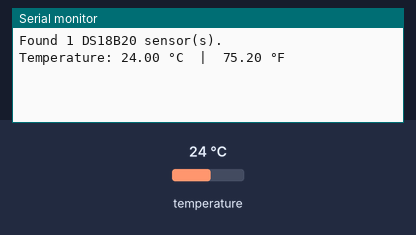
Recording of a sketch running on a simulated Arduino Uno, built with avr-gcc and run on an emulated ATmega328P. Shown: the last lines printed to the serial monitor. Inputs (shaded band) come from the test bench; at power-on: temperature 24 °C.

Above: at 1.5 s.
1.6 s: temperature set to 12 °C
At 3.4 s:
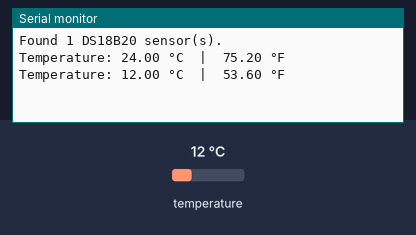
3.7 s: temperature set to 19 °C
At 5.2 s:
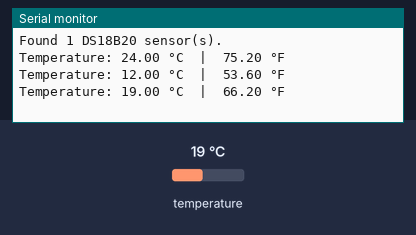
Timing chart, 0 to 6.7 s (numbered marks = the images above; inputs shaded):
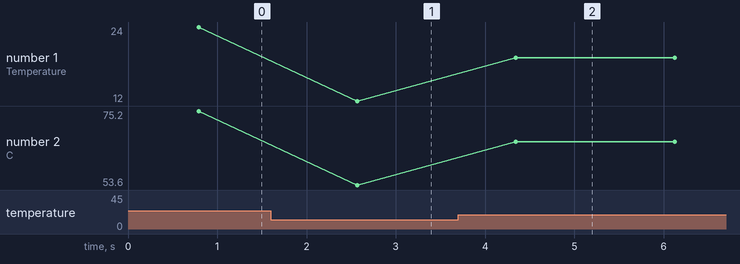

The sketch:

db18b20_temp_sensor_code.ino
```cpp
#include <OneWire.h>
#include <DallasTemperature.h>

// GPIO pin connected to the DS18B20 data line
#define ONE_WIRE_BUS 4

OneWire oneWire(ONE_WIRE_BUS);
DallasTemperature sensors(&oneWire);

void setup() {
  Serial.begin(115200);
  pinMode(ONE_WIRE_BUS, INPUT_PULLUP);  // Enable internal pull-up
  sensors.begin();

  int deviceCount = sensors.getDeviceCount();
  Serial.print("Found ");
  Serial.print(deviceCount);
  Serial.println(" DS18B20 sensor(s).");

  if (deviceCount == 0) {
    Serial.println("No sensors found. Check wiring and pull-up resistor.");
  }
}

void loop() {
  sensors.requestTemperatures(); // Send command to get temperatures

  float tempC = sensors.getTempCByIndex(0);
  float tempF = sensors.getTempFByIndex(0);

  if (tempC == DEVICE_DISCONNECTED_C) {
    Serial.println("Error: Could not read temperature data");
  } else {
    Serial.print("Temperature: ");
    Serial.print(tempC);
    Serial.print(" °C  |  ");
    Serial.print(tempF);
    Serial.println(" °F");
  }

  delay(1000); // Update every 1 second
}
```

Measured:
- after the input at 1.6 s, the serial monitor: prints a new line after 0.97 s (image 1)
- after the input at 3.7 s, the serial monitor: prints a new line after 0.65 s (image 2)
- plotted number 1: 24 → 12 after the input at 1.6 s, 12 → 19 after the input at 3.7 s
- plotted number 2: 75.2 → 53.6 after the input at 1.6 s, 53.6 → 66.2 after the input at 3.7 s
